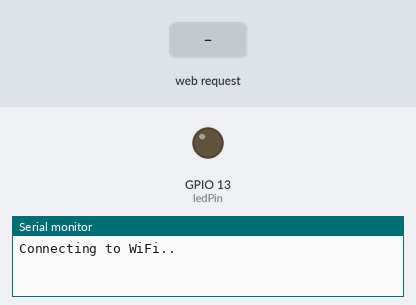
A program run on a simulated ESP32. Parts: output pins drawn as LEDs (lit = HIGH), the last lines printed to the serial monitor. The inputs (shaded band) are chosen by the test bench. WiFi joins after 1.5 s; servers stay silent unless stated; storage starts empty.

Above: at 1.2 s.
1.3 s: HTTP request GET /on received
At 2.4 s:
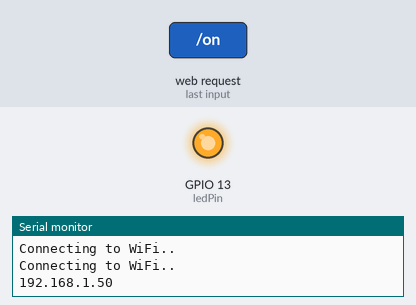
2.8 s: HTTP request GET /off received
At 3.5 s:
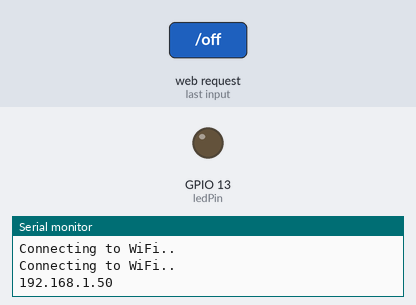
Timing chart, 0 to 5.8 s (numbered marks = the images above; inputs shaded):
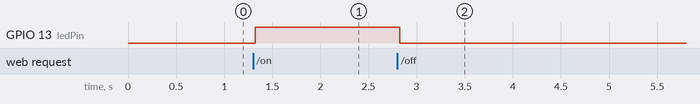

The program:

main.cpp
```cpp
// Import required libraries
#include "WiFi.h"
#include "ESPAsyncWebServer.h"
#include "SPIFFS.h"
#include "DHT20.h"
#include "freertos/FreeRTOS.h"
#include "freertos/task.h"

// Replace with your network credentials
// const char* ssid = PROJECT_WIFI_SSID;
// const char* password = PROJECT_WIFI_PASSWORD;

const char* ssid = "ACLAB-IOT";
const char* password = "12345678";


// Set LED GPIO
const int ledPin = 13;
// Stores LED state
String ledState;

// Create AsyncWebServer object on port 80
AsyncWebServer server(80);

// Replaces placeholder with LED state value
String processor(const String& var){
  Serial.println(var);
  if(var == "STATE"){
    if(digitalRead(ledPin)){
      ledState = "ON";
    }
    else{
      ledState = "OFF";
    }
    Serial.print(ledState);
    return ledState;
  }
  return String();
}

// Task to handle Wi-Fi connection
void wifiTask(void *pvParameters) {
  Serial.begin(115200);
  WiFi.begin(ssid, password);
  while (WiFi.status() != WL_CONNECTED) {
    vTaskDelay(1000 / portTICK_PERIOD_MS);
    Serial.println("Connecting to WiFi..");
  }

  // Print ESP32 Local IP Address
  Serial.println(WiFi.localIP());
  vTaskDelete(NULL);  // Delete the task when done
}

// Task to handle server
void serverTask(void *pvParameters) {
  // Initialize SPIFFS
  if(!SPIFFS.begin(true)){
    Serial.println("An Error has occurred while mounting SPIFFS");
    vTaskDelete(NULL);  // Delete the task if SPIFFS initialization fails
  }

  // Route for root / web page
  server.on("/", HTTP_GET, [](AsyncWebServerRequest *request){
    request->send(SPIFFS, "/index.html", String(), false, processor);
  });

  // Route to load style.css file
  server.on("/style.css", HTTP_GET, [](AsyncWebServerRequest *request){
    request->send(SPIFFS, "/style.css", "text/css");
  });

  // Route to set GPIO to HIGH
  server.on("/on", HTTP_GET, [](AsyncWebServerRequest *request){
    digitalWrite(ledPin, HIGH);
    request->send(SPIFFS, "/index.html", String(), false, processor);
  });

  // Route to set GPIO to LOW
  server.on("/off", HTTP_GET, [](AsyncWebServerRequest *request){
    digitalWrite(ledPin, LOW);
    request->send(SPIFFS, "/index.html", String(), false, processor);
  });

  // Start server
  server.begin();
  vTaskDelete(NULL);  // Delete the task when done
}

void setup(){
  pinMode(ledPin, OUTPUT);

  // Create tasks for Wi-Fi and server
  xTaskCreate(wifiTask, "WiFiTask", 4096, NULL, 1, NULL);
  xTaskCreate(serverTask, "ServerTask", 8192, NULL, 1, NULL);
}

void loop(){
  // Nothing to do here, FreeRTOS tasks handle the work
}
```

reset.cpp
```cpp

```

web_Server_Task.cpp
```cpp

```

background_Task.cpp
```cpp

```

Measured:
- after the input at 1.3 s, GPIO 13 (ledPin): LOW → HIGH at once
- after the input at 2.8 s, GPIO 13 (ledPin): HIGH → LOW at once
